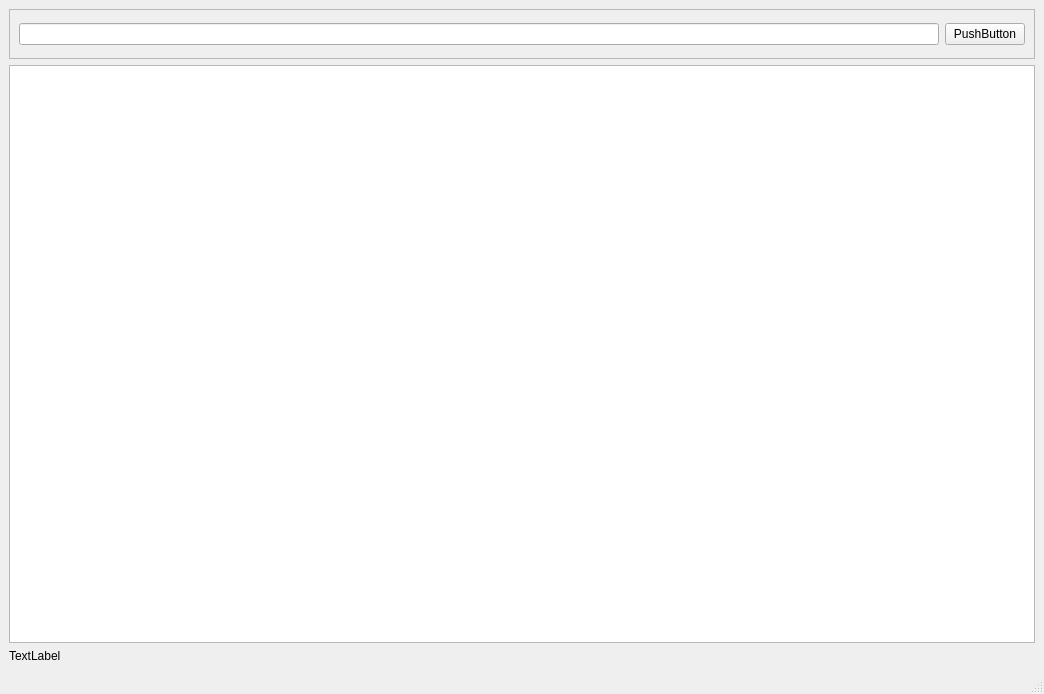
<?xml version="1.0" encoding="UTF-8"?>
<ui version="4.0">
 <class>MainWindow</class>
 <widget class="QMainWindow" name="MainWindow">
  <property name="geometry">
   <rect>
    <x>0</x>
    <y>0</y>
    <width>1044</width>
    <height>694</height>
   </rect>
  </property>
  <property name="windowTitle">
   <string>MainWindow</string>
  </property>
  <widget class="QWidget" name="centralwidget">
   <layout class="QVBoxLayout" name="verticalLayout">
    <item>
     <widget class="QFrame" name="searchPanel">
      <property name="minimumSize">
       <size>
        <width>0</width>
        <height>50</height>
       </size>
      </property>
      <property name="maximumSize">
       <size>
        <width>16777215</width>
        <height>50</height>
       </size>
      </property>
      <property name="frameShape">
       <enum>QFrame::StyledPanel</enum>
      </property>
      <property name="frameShadow">
       <enum>QFrame::Raised</enum>
      </property>
      <layout class="QHBoxLayout" name="horizontalLayout">
       <item>
        <widget class="QLineEdit" name="searchQueryEdit"/>
       </item>
       <item>
        <widget class="QPushButton" name="searchQueryRun">
         <property name="text">
          <string>PushButton</string>
         </property>
        </widget>
       </item>
      </layout>
     </widget>
    </item>
    <item>
     <widget class="QTableWidget" name="searchResults"/>
    </item>
    <item>
     <widget class="QLabel" name="dbConnStatusLabel">
      <property name="text">
       <string>TextLabel</string>
      </property>
     </widget>
    </item>
   </layout>
  </widget>
  <widget class="QMenuBar" name="menubar">
   <property name="geometry">
    <rect>
     <x>0</x>
     <y>0</y>
     <width>1044</width>
     <height>22</height>
    </rect>
   </property>
  </widget>
  <widget class="QStatusBar" name="statusbar"/>
 </widget>
 <resources/>
 <connections/>
</ui>
